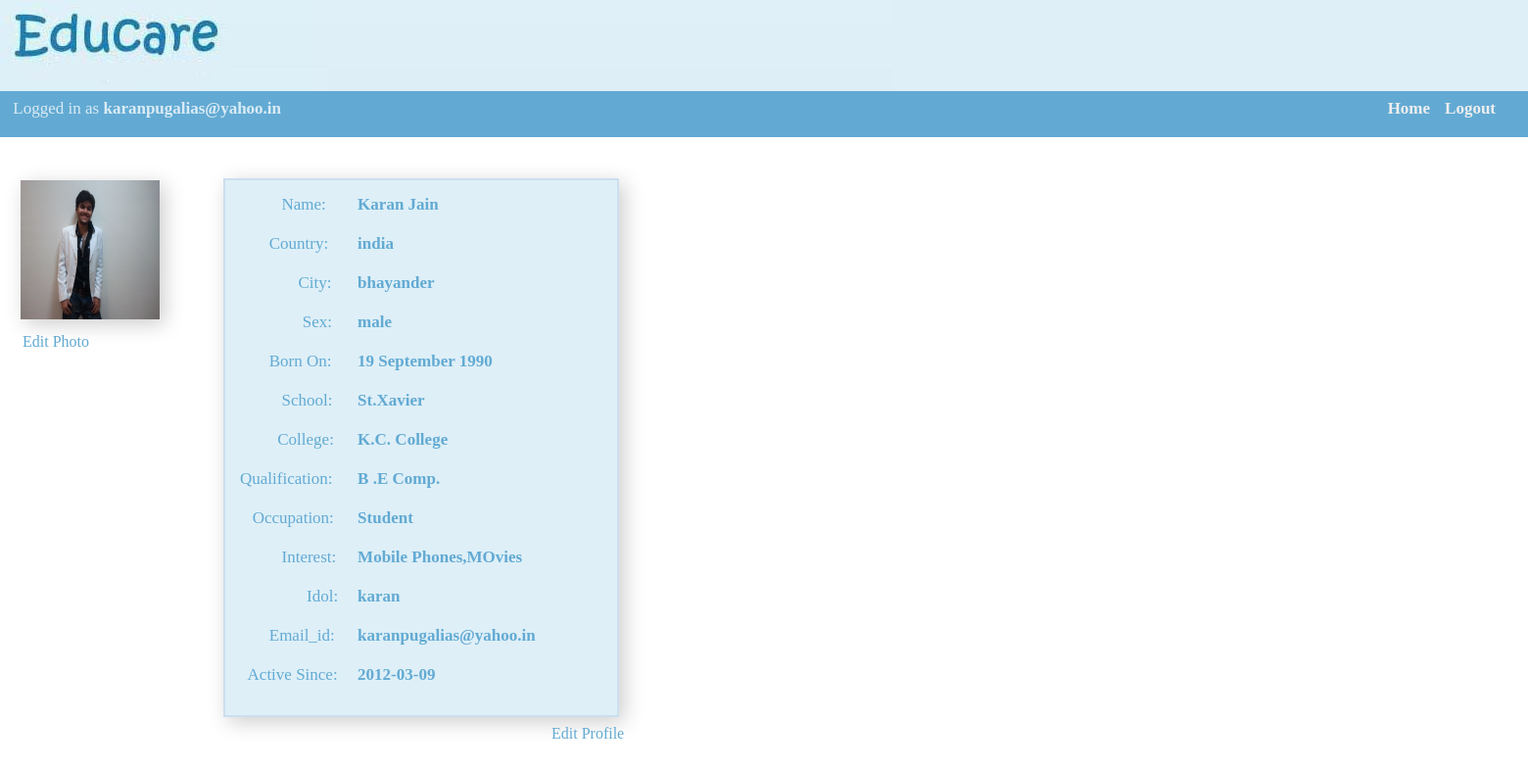
Page /Profile/profile_own.php (signed in) on the committed database.
### tables this page shows
CREATE TABLE IF NOT EXISTS `signup` (
  `signup_id` int(10) NOT NULL,
  `first_name` varchar(20) NOT NULL,
  `last_name` varchar(20) NOT NULL,
  `email_id` varchar(40) NOT NULL,
  `password` varchar(40) NOT NULL,
  `gender` varchar(20) NOT NULL,
  `date` int(2) NOT NULL,
  `month` varchar(10) NOT NULL,
  `year` int(4) NOT NULL,
  `dateActivate` date NOT NULL,
  `msg` varchar(40) NOT NULL,
  PRIMARY KEY (`email_id`),
  UNIQUE KEY `signup_id` (`signup_id`)
);

CREATE TABLE IF NOT EXISTS `profile` (
  `p_id` int(10) NOT NULL,
  `email_id` varchar(30) NOT NULL,
  `country` varchar(20) NOT NULL,
  `city` varchar(20) NOT NULL,
  `school` varchar(100) NOT NULL,
  `College` varchar(100) NOT NULL,
  `Qualification` varchar(40) NOT NULL,
  `Occupation` varchar(40) NOT NULL,
  `Interest` varchar(200) NOT NULL,
  `idol` varchar(30) NOT NULL,
  `img` varchar(40) NOT NULL DEFAULT 'default.jpg',
  PRIMARY KEY (`email_id`),
  UNIQUE KEY `p_id` (`p_id`)
);

### Profile/profile_own.php (the view, shortened to what this page needs)
<html>
<head>
  <link rel="stylesheet" type="text/css" href="../style.css" />
  <link rel="stylesheet" type="text/css" href="../menubar.css" />
  <link rel="stylesheet" type="text/css" href="../main/style.css" />
</head>
<body class="signup_main_body">
<div class="drop_panel">
<ul style="position:relative; top:6pt; left:-20pt;">
<li style="display:inline;">Logged in as <b><?php echo $_SESSION['email_id']; ?></b></li>
<li style="display:inline;float:right; margin-right:15px; ">
<a class="menu" href="../main/logout.php"><b>Logout</b></a></li>
<li style="display:inline;float:right; margin-right:15px; ">
<a class="menu" href="../main/main.php"><b>Home</b></a></li>
</ul>
</div>
<div style="position:relative; top:200; left:15;"><a class="side" href="uploadpic.php">Edit Photo </a></div>
<?php
$extension = '.jpg';
$filename = $_SESSION['email_id'].$extension;
if (file_exists("uploads/" . $filename)) {
echo '<div class="image"> ';
echo '<img src="uploads/'.$_SESSION['email_id'].'.jpg" alt="face" height= " 142 " width= " 142 " />';
echo '</a></div>'; }
else
{
echo '<div class="image"> ';
echo '<img src="uploads/default.jpg" alt="face" height= " 142 " width= " 142 " />';
echo '</a></div>';
}
?>
<?php
$query="select * from profile where email_id='".$_SESSION['email_id']."'";
$result = mysql_query($query) or die($query."<br/><br/>".mysql_error());
while($row = mysql_fetch_array($result))
{
$country = $row['country'];
$city = $row['city'];
$school = $row['school'];
$college = $row['College'];
$qualification = $row['Qualification'];
$occupation =$row['Occupation'];
$interest = $row['Interest'];
$idol = $row['idol'];
}
$query2="select * from signup where email_id='".$_SESSION['email_id']."'";
$result2 = mysql_query($query2) or die($query2."<br/><br/>".mysql_error());
while($row2 = mysql_fetch_array($result2))
{
$fname = $row2['first_name'];
$lname = $row2['last_name'];
$email_id = $row2['email_id'];
$sex = $row2['gender'];
$date = $row2['date'];
$month =$row2['month'];
$year = $row2['year'];
$activate = $row2['dateActivate'];
}
?>
<div class="profile_grid">
<table class="profile_body" cellspacing=10 cellpadding=5>
<tr><td>&nbsp&nbsp&nbsp&nbsp&nbsp&nbsp&nbsp&nbsp&nbsp Name:</td><td><b><?php echo $fname." ".$lname; ?></b></td></tr>
<tr><td>&nbsp&nbsp&nbsp&nbsp&nbsp&nbsp Country:</td><td><b><?php echo $country; ?></b></td></tr>
<tr><td>&nbsp&nbsp&nbsp&nbsp&nbsp&nbsp&nbsp&nbsp&nbsp&nbsp&nbsp&nbsp&nbsp
 City:</td><td><b><?php echo $city; ?></b></td></tr>
<tr><td>&nbsp&nbsp&nbsp&nbsp&nbsp&nbsp&nbsp&nbsp&nbsp&nbsp&nbsp&nbsp&nbsp&nbsp
 Sex:</td><td><b><?php echo $sex; ?></b></td></tr>
<tr><td>&nbsp&nbsp&nbsp&nbsp&nbsp&nbsp Born On:</td><td><b><?php echo $date." ".$month." ".$year; ?></b></td></tr>
<tr><td>&nbsp&nbsp&nbsp&nbsp&nbsp&nbsp&nbsp&nbsp&nbsp School:</td><td><b><?php echo $school; ?></b></td></tr>
<tr><td>&nbsp&nbsp&nbsp&nbsp&nbsp&nbsp&nbsp&nbsp College:</td><td><b><?php echo $college; ?></b></td></tr>
<tr><td>Qualification:</td><td><b><?php echo $qualification;?></b></td></tr>
<tr><td>&nbsp&nbsp Occupation:</td><td><b><?php echo $occupation; ?></b></td></tr>
<tr><td>&nbsp&nbsp&nbsp&nbsp&nbsp&nbsp&nbsp&nbsp&nbsp Interest:</td><td><b><?php echo $interest; ?></b></td></tr>
<tr><td>&nbsp&nbsp&nbsp&nbsp&nbsp&nbsp&nbsp&nbsp&nbsp&nbsp&nbsp&nbsp&nbsp&nbsp&nbsp Idol:</td><td><b><?php echo $idol; ?></b></td></tr>
<tr><td>&nbsp&nbsp&nbsp&nbsp&nbsp&nbsp Email_id:</td><td><b><?php echo $email_id; ?></b></td></tr>
<tr><td>&nbsp Active Since:</td><td><b><?php echo $activate; ?></b></td></tr>
</table>
</div>
<div style="position:relative; top:-110; left:555;"><a class="side" href="profileform.php">Edit Profile</a></div>
</body>
</html>

### style.css (style rules this page uses)
.signup_main_body { background-image:url('images/global.jpg'); background-size:100% 100; background-repeat:no-repeat; }
.image { position:relative; top:20pt; left:10pt; display:block; width:142; height:142; -webkit-box-shadow: 5px 5px 20px rgba(0,0,0, 0.2); -moz-box-shadow: 5px 5px 20px rgba(0,0,0, 0.2); box-shadow: 5px 5px 20px rgba(0,0,0, 0.2); }
.profile_grid { position:relative; top:-118; left:220; display:block; background-color:#DEEFF7; width:300pt; height:410pt; border: 2px solid #CCDFEE; -webkit-box-shadow: 5px 5px 20px rgba(0,0,0, 0.2); -moz-box-shadow: 5px 5px 20px rgba(0,0,0, 0.2); box-shadow: 5px 5px 20px rgba(0,0,0, 0.2); }
.profile_body { color:#62AAD3; font-size:17px; }

### menubar.css (style rules this page uses)
.drop_panel { display: block; margin-top:6%; margin-left:-6pt; color:#daebf5; background-color:#62AAD3; width:101.6%; height:6%; text-align: left; font-size: 17px; }
a.menu:link { color: #eeeeee; text-decoration: none; text-shadow:1px #ffffff; }
a.side:link { color: #62AAD3; text-decoration: none; }

### rows in the picture
signup: first_name "Karan", last_name "Jain", gender "male", date "19", month "September", year "1990", email_id "karanpugalias@yahoo.in", dateActivate "2012-03-09"
profile: country "india", city "bhayander", school "St.Xavier", College "K.C. College", Qualification "B .E Comp.", Occupation "Student", Interest "Mobile Phones,MOvies", idol "karan"

### other values in the picture
$_SESSION['email_id'] "karanpugalias@yahoo.in"
